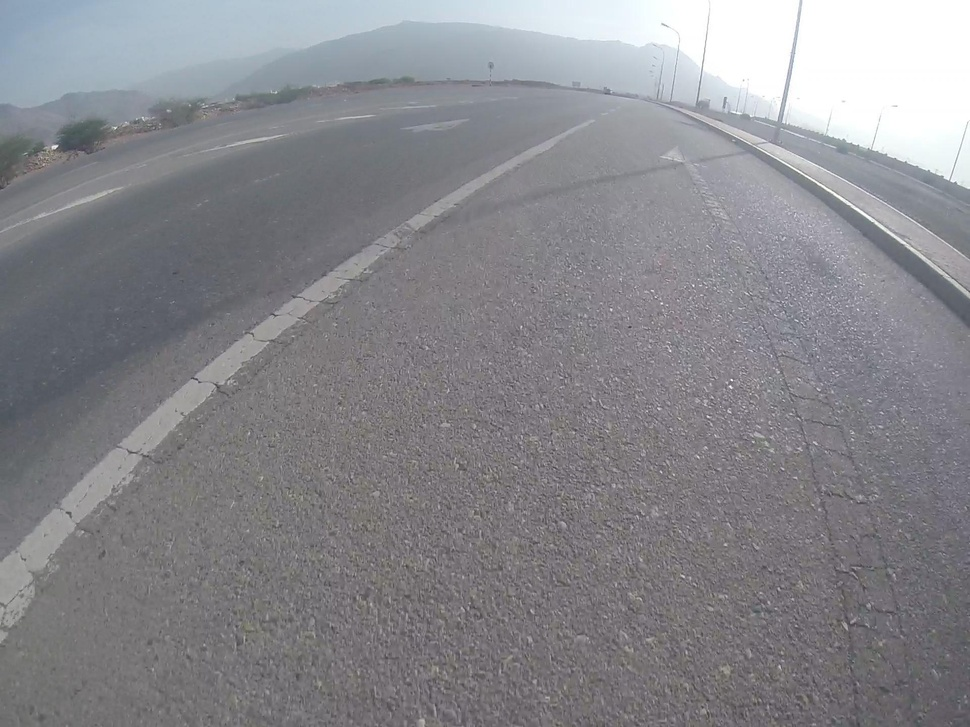
#> input picture datasets/road_damage/images/1192.JPG, 970 x 727 px, shrunk from 1920 x 1440 before the run
$ python -i preprocessing.py   (imports and definitions only)
#> lines starting #> are read from the running program, lines starting #| are printed output that depends on the picture
"""
Adaptive preprocessing modules for multi-road scene detection.

These modules run automatically inside the inference pipeline without requiring
model retraining:
1. AdaptiveIlluminationNormalizer: Auto-corrects very dark (night/shadow) or
   overexposed images via gentle gamma adjustment.
2. RoadSurfaceEnhancer: Applies LAB-space CLAHE blended with the original image
   exclusively for road-damage detectors (RDD4D / RDD_22) to highlight hairline
   asphalt cracks and pothole edges without distorting vehicle/sign colors.
"""

import cv2
import numpy as np
from PIL import Image


class AdaptiveIlluminationNormalizer:
    """
    Automatically adjusts extreme low-light or overexposed frames using
    bounded gamma correction while leaving well-lit images untouched.
    """

    def __init__(self, low_thresh: float = 75.0, high_thresh: float = 210.0):
        self.low_thresh = low_thresh
        self.high_thresh = high_thresh

    def __call__(self, image: Image.Image) -> Image.Image:
        rgb = np.asarray(image)
        hsv = cv2.cvtColor(rgb, cv2.COLOR_RGB2HSV)
        mean_v = float(np.mean(hsv[:, :, 2]))

        if mean_v < self.low_thresh:
            # Brighten shadowed / dusk scenes gently
            gamma = max(0.55, min(0.85, mean_v / 110.0))
        elif mean_v > self.high_thresh:
            # Tone down washed-out bright glare
            gamma = 1.25
        else:
            return image

        lut = np.array(
            [((i / 255.0) ** gamma) * 255.0 for i in range(256)],
            dtype=np.uint8,
        )
        corrected = cv2.LUT(rgb, lut)
        return Image.fromarray(corrected)


class RoadSurfaceEnhancer:
    """
    Enhances asphalt crack and pothole visibility using LAB-space CLAHE
    blended with the original frame so textures pop without introducing
    harsh artifacts.
    """

    def __init__(
        self,
        clip_limit: float = 2.0,
        tile_grid_size: tuple = (8, 8),
        blend_alpha: float = 0.60,
    ):
        self.clip_limit = clip_limit
        self.tile_grid_size = tile_grid_size
        self.blend_alpha = blend_alpha

    def __call__(self, image: Image.Image) -> Image.Image:
        rgb = np.asarray(image)
        lab = cv2.cvtColor(rgb, cv2.COLOR_RGB2LAB)
#> lab: shape (727, 970, 3); mean of channels 0, 1, 2 143.8, 129.1, 125.5
        l_chan, a_chan, b_chan = cv2.split(lab)
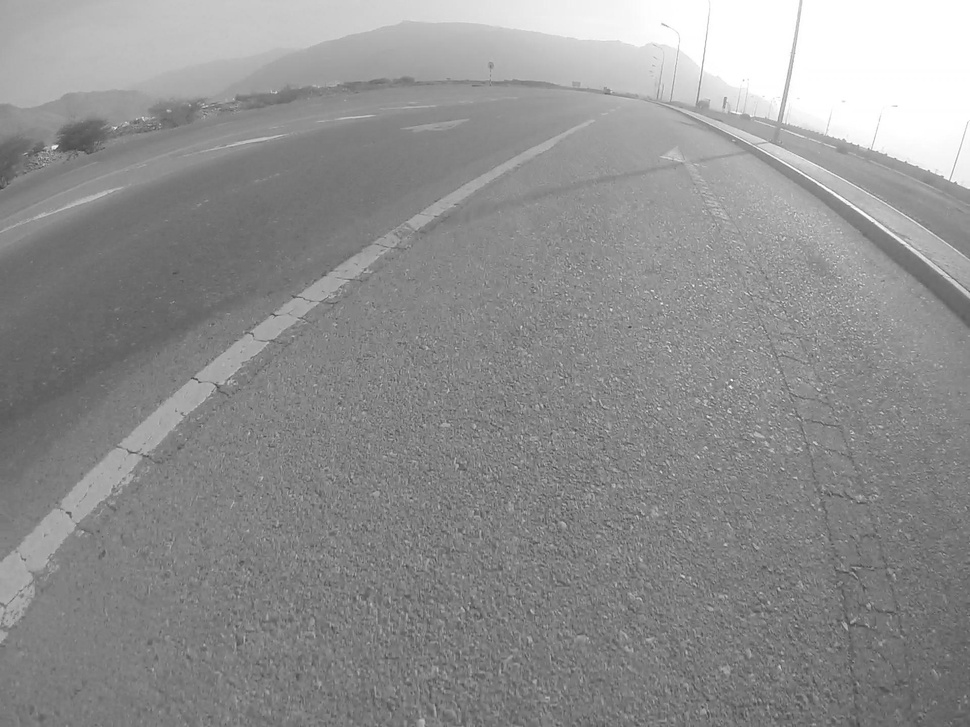
#> l_chan: shape (727, 970); min 66, max 255, mean 143.8
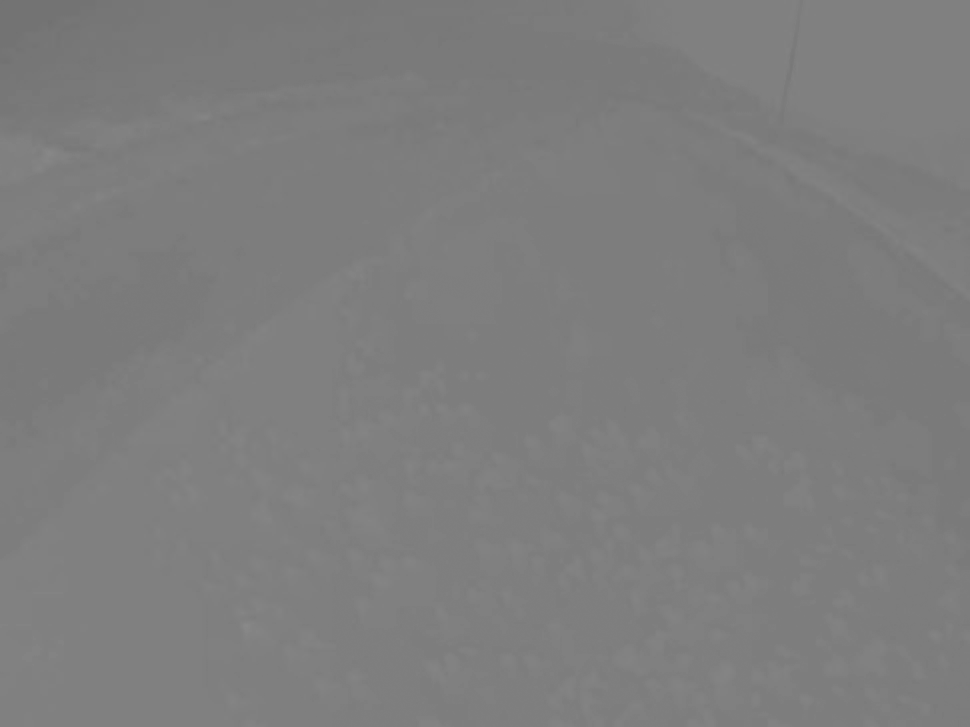
#> b_chan: shape (727, 970); min 113, max 137, mean 125.5

        clahe = cv2.createCLAHE(
            clipLimit=self.clip_limit,
            tileGridSize=self.tile_grid_size,
        )
        l_enhanced = clahe.apply(l_chan)
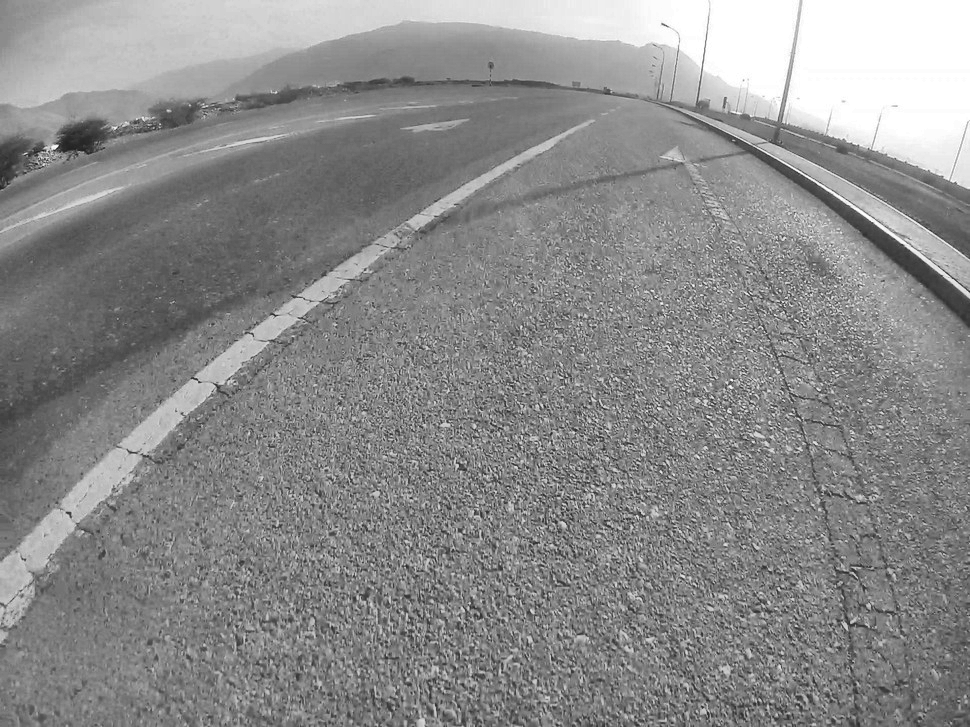
#> l_enhanced: shape (727, 970); min 32, max 255, mean 139.1

        lab_enhanced = cv2.merge((l_enhanced, a_chan, b_chan))
#> lab_enhanced: shape (727, 970, 3); mean of channels 0, 1, 2 139.1, 129.1, 125.5
        rgb_enhanced = cv2.cvtColor(lab_enhanced, cv2.COLOR_LAB2RGB)
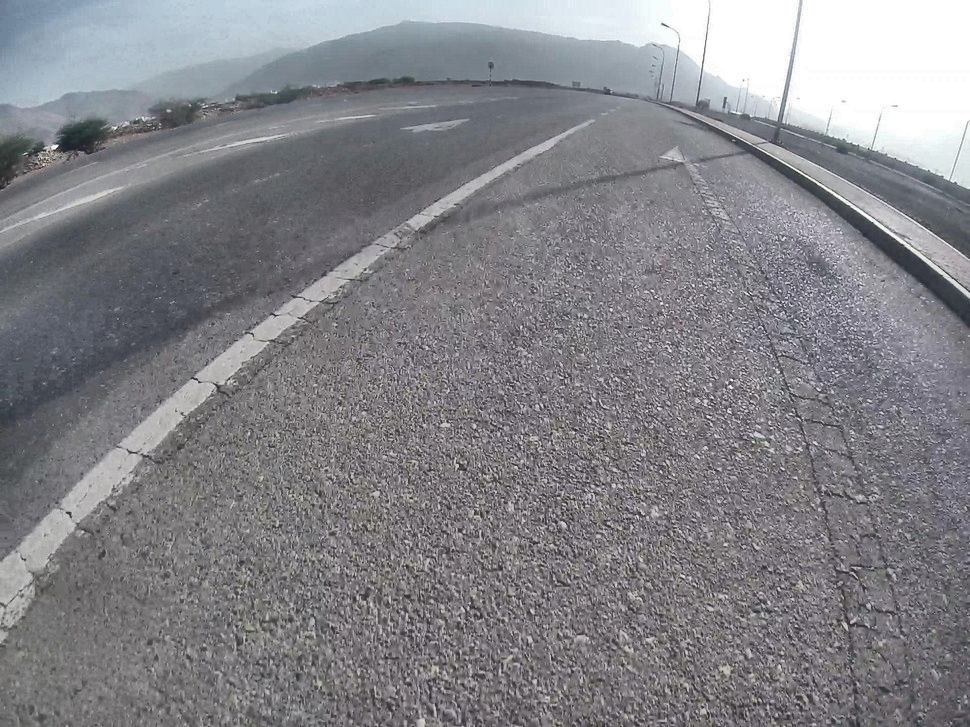
#> rgb_enhanced: shape (727, 970, 3); mean R, G, B 131.4, 131.3, 135.9

        blended = cv2.addWeighted(
            rgb_enhanced,
            self.blend_alpha,
            rgb,
            1.0 - self.blend_alpha,
            0,
        )
        return Image.fromarray(blended)

>>> import cv2
>>> picture = cv2.cvtColor(cv2.imread('../../datasets/road_damage/images/1192.JPG'), cv2.COLOR_BGR2RGB)
>>> result = RoadSurfaceEnhancer()(picture)

$ run again, on datasets/road_damage/images/211.JPG
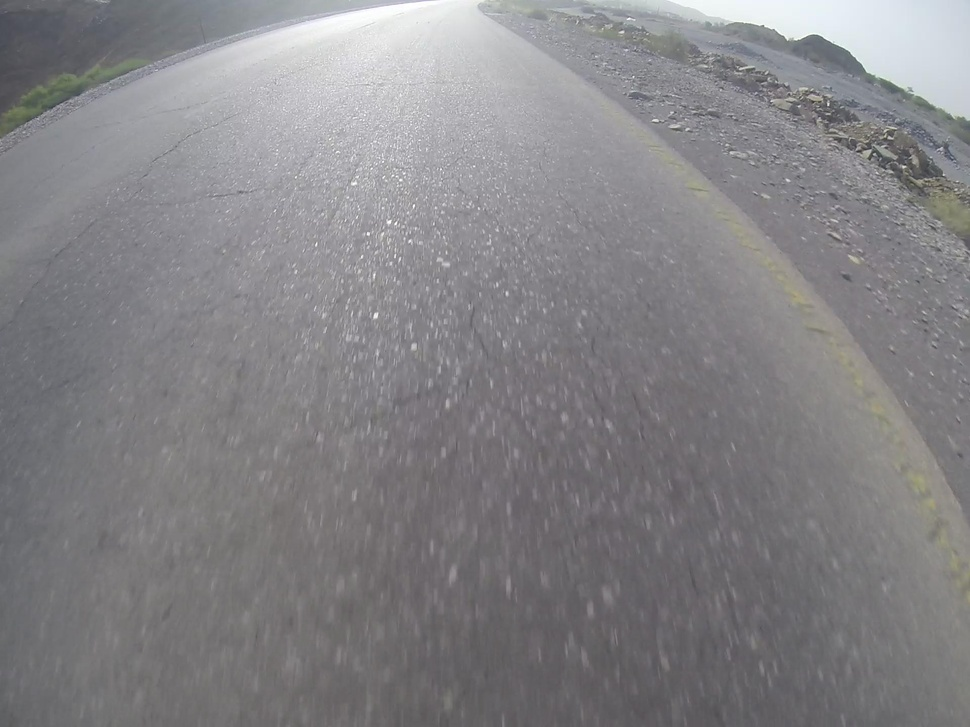
#> input picture datasets/road_damage/images/211.JPG, 970 x 727 px, shrunk from 1920 x 1440 before the run
#> lab: shape (727, 970, 3); mean of channels 0, 1, 2 139.9, 129, 126.7
#> in __call__, `l_enhanced = clahe.apply(l_chan)`:
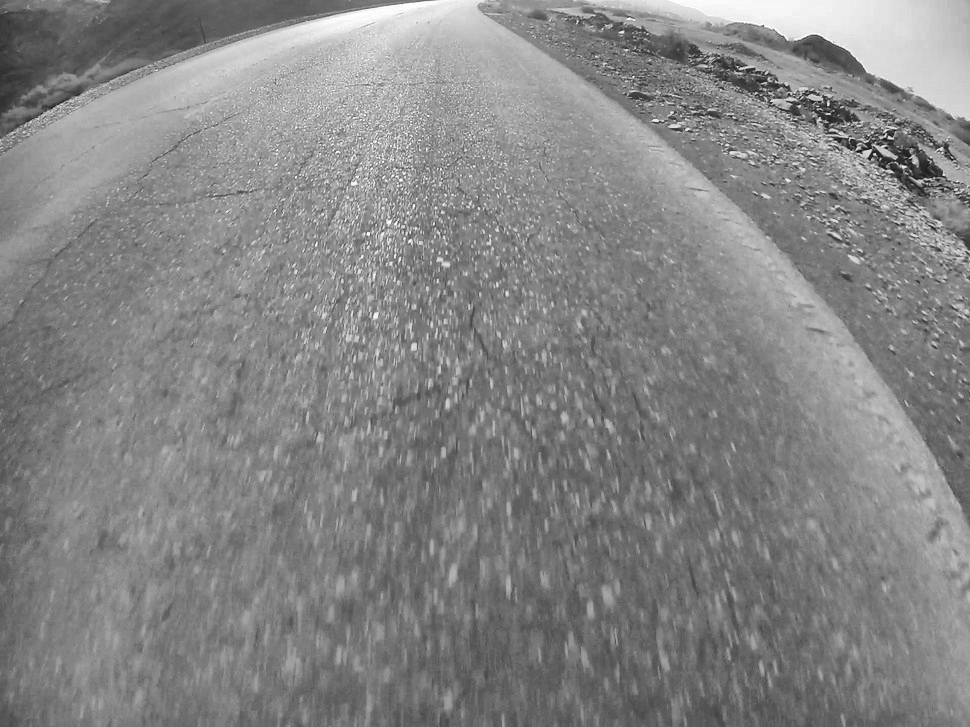
#> l_enhanced: shape (727, 970); min 18, max 255, mean 133.2
#> lab_enhanced: shape (727, 970, 3); mean of channels 0, 1, 2 133.2, 129, 126.7
#> in __call__, `blended = cv2.addWeighted( rgb_enhanced, self.blend_alpha, rgb, 1.0 - ..`:
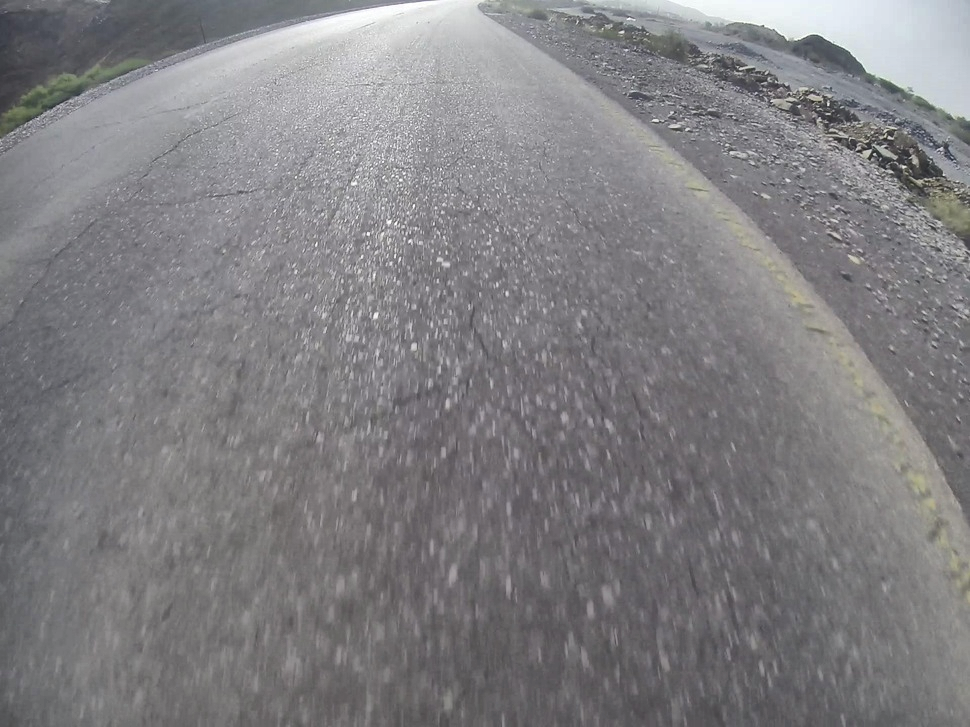
#> blended: shape (727, 970, 3); mean R, G, B 128.6, 127.4, 130.1

$ run again, on datasets/road_damage/images/712.JPG
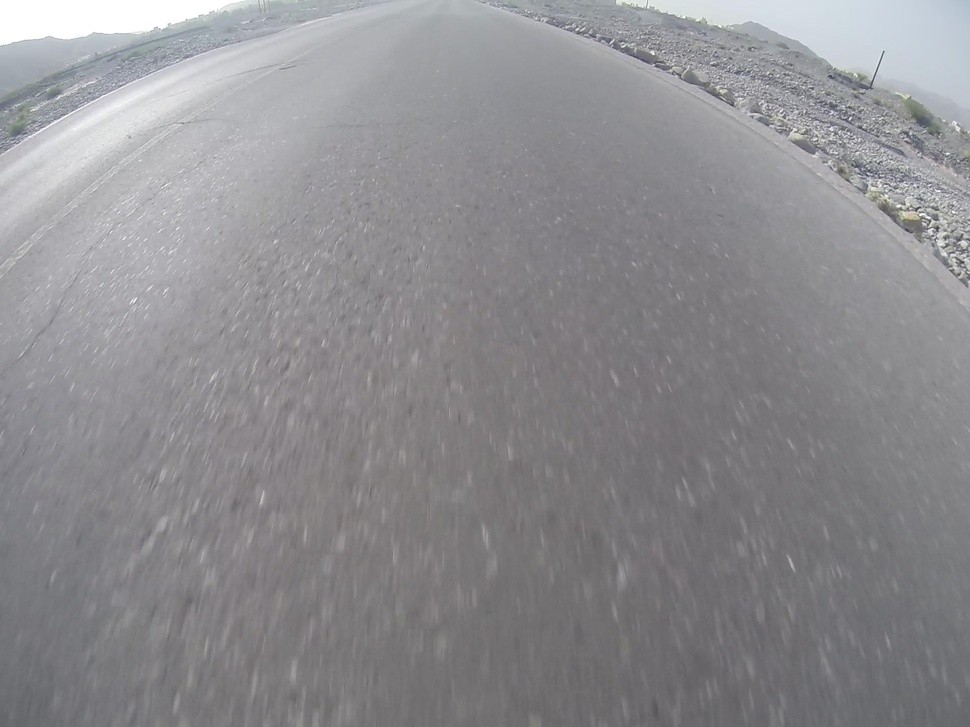
#> input picture datasets/road_damage/images/712.JPG, 970 x 727 px, shrunk from 1920 x 1440 before the run
#> lab: shape (727, 970, 3); mean of channels 0, 1, 2 149.2, 128.8, 126.6
#> in __call__, `l_enhanced = clahe.apply(l_chan)`:
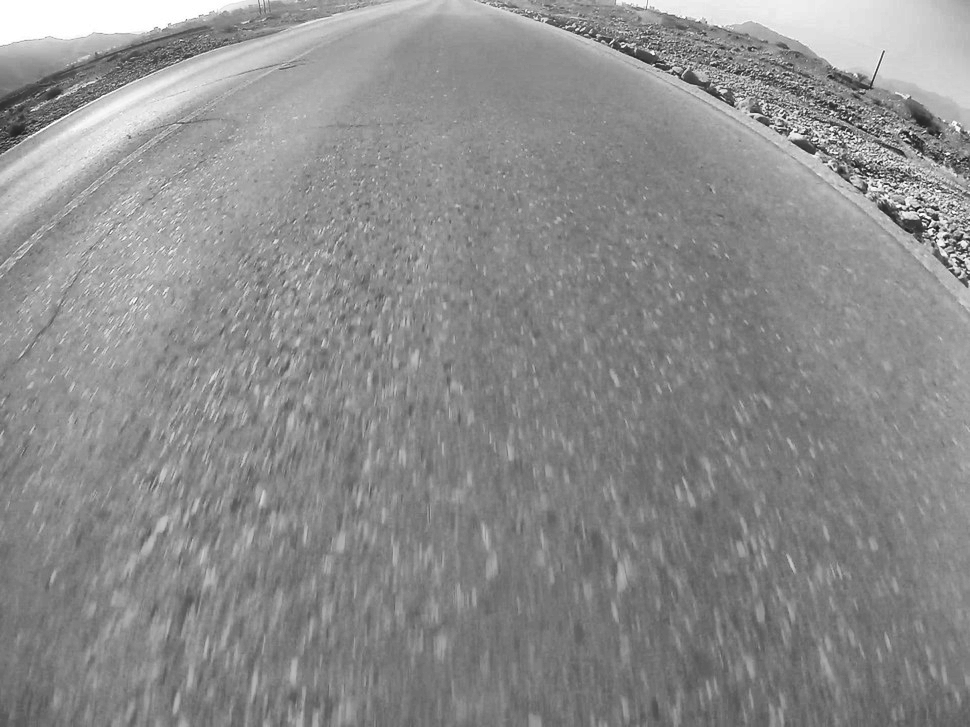
#> l_enhanced: shape (727, 970); min 27, max 255, mean 140.6
#> lab_enhanced: shape (727, 970, 3); mean of channels 0, 1, 2 140.6, 128.8, 126.6

$ run again, on datasets/road_damage/images/715.JPG
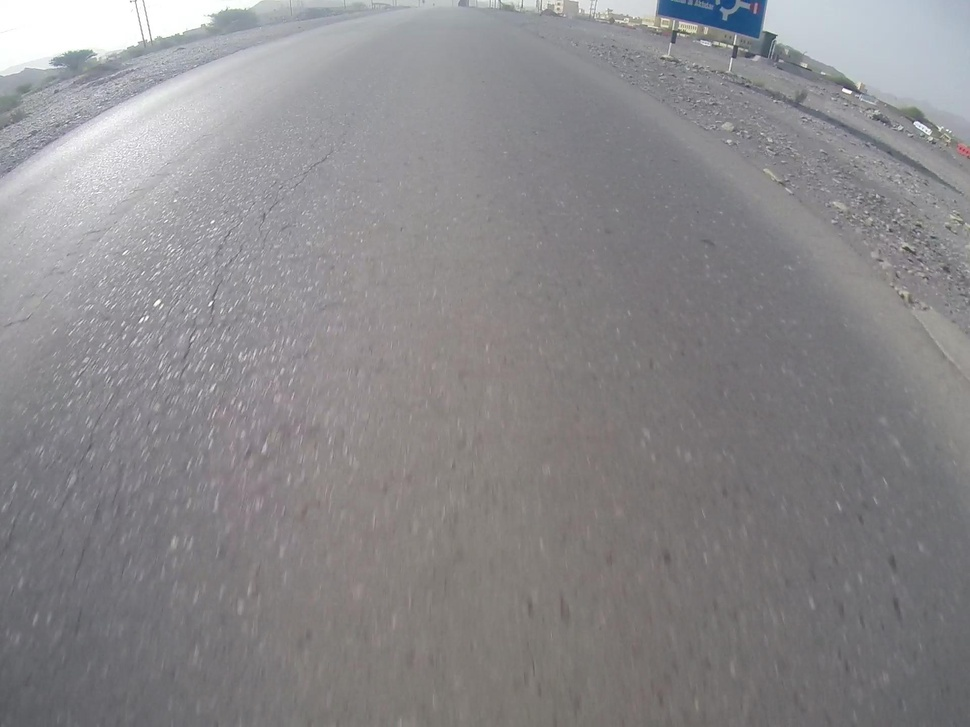
#> input picture datasets/road_damage/images/715.JPG, 970 x 727 px, shrunk from 1920 x 1440 before the run
#> lab: shape (727, 970, 3); mean of channels 0, 1, 2 145.6, 129, 127.2
#> in __call__, `l_enhanced = clahe.apply(l_chan)`:
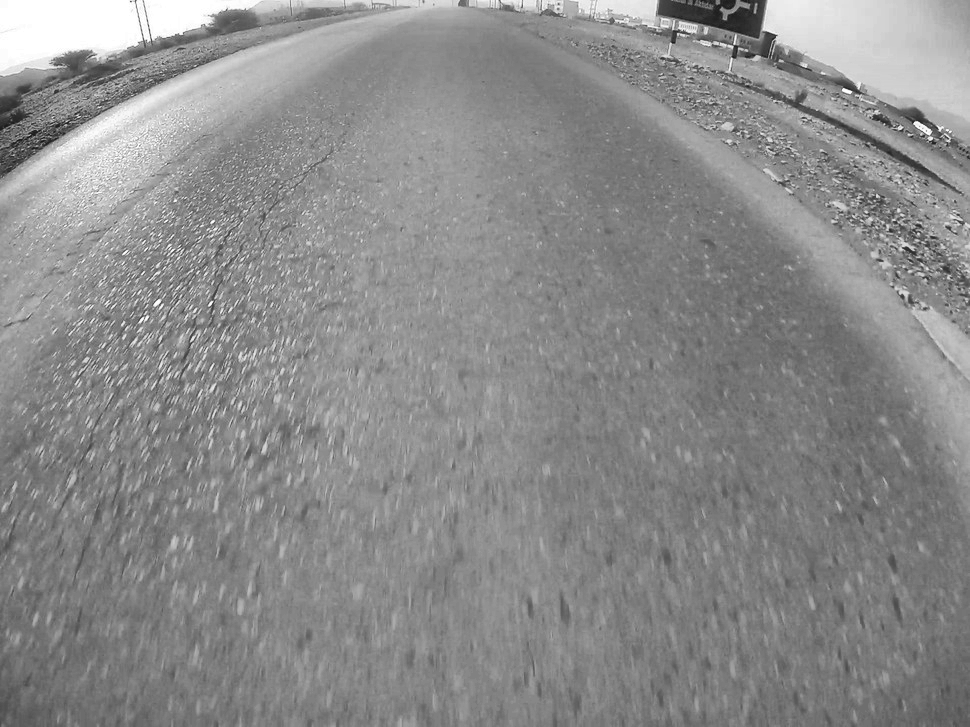
#> l_enhanced: shape (727, 970); min 25, max 255, mean 139
#> lab_enhanced: shape (727, 970, 3); mean of channels 0, 1, 2 139, 129, 127.2
